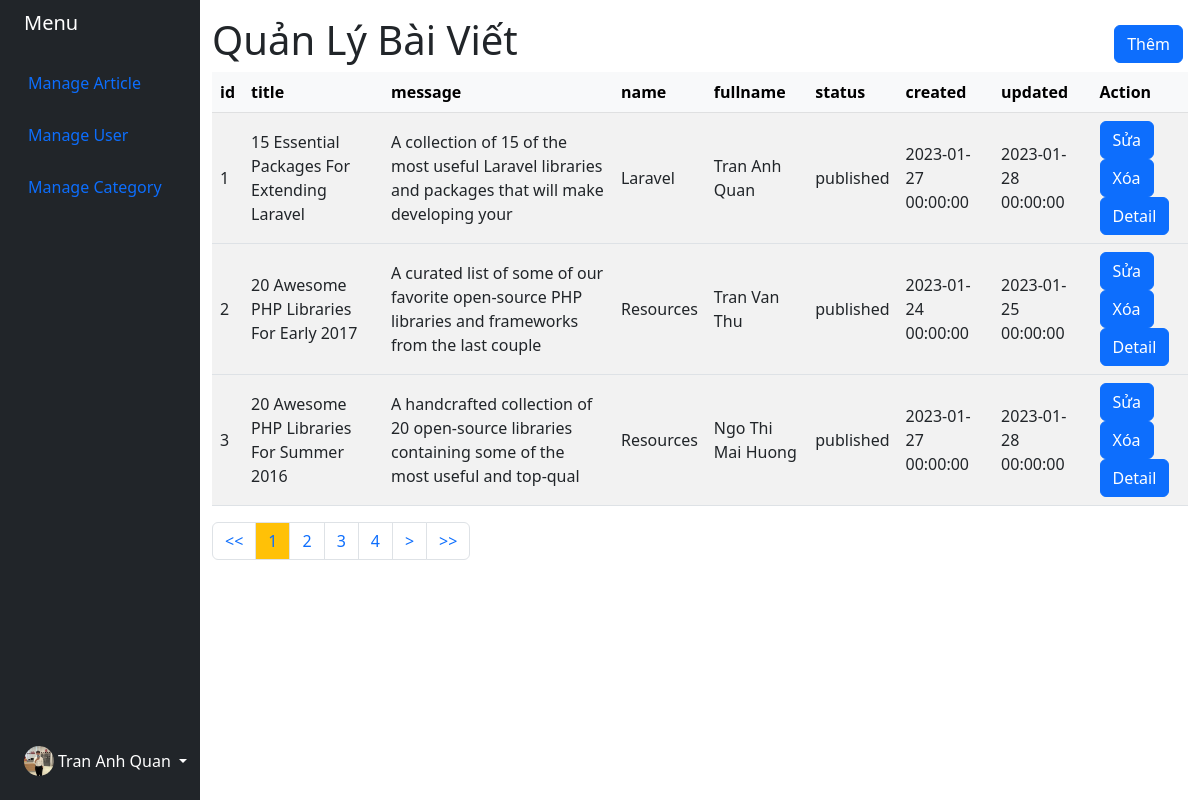
The app's page /admin/index.php (signed in) with its own data.
### tables this page shows
CREATE TABLE `cms_posts` (
  `id` int(11) NOT NULL,
  `title` varchar(100) NOT NULL,
  `message` varchar(100) NOT NULL,
  `category_id` int(11) NOT NULL,
  `userid` int(11) NOT NULL,
  `status` enum('published','draft','archived') NOT NULL,
  `created` datetime NOT NULL,
  `updated` datetime NOT NULL
);

CREATE TABLE `cms_category` (
  `id` int(11) NOT NULL,
  `name` varchar(100) NOT NULL
);

CREATE TABLE `cms_user` (
  `id` int(11) NOT NULL,
  `fullname` varchar(50) NOT NULL,
  `username` varchar(50) NOT NULL,
  `password` varchar(50) NOT NULL,
  `deleted` int(11) NOT NULL DEFAULT 0
);

### admin/index.php (the view, shortened to what this page needs)
<?php
require "./config/Database.php";
?>
<!Doctype html>
<html lang="en">
<head>
	<link href="https://cdn.jsdelivr.net/npm/bootstrap@5.2.1/dist/css/bootstrap.min.css" rel="stylesheet">
</head>
<body>
	<main>
		<div class="container-fluid">
			<div class="row flex-nowrap">
				<div class="col-auto col-md-3 col-xl-2 px-sm-2 px-0 bg-dark">
					<div class="d-flex flex-column align-items-center align-items-sm-start px-3 pt-2 text-white min-vh-100">
						<a href="" class="d-flex align-items-center pb-3 mb-md-0 me-md-auto text-white text-decoration-none">
							<span class="fs-5 d-none d-sm-inline">Menu</span>
						</a>
						<ul class="nav nav-pills flex-column mb-sm-auto mb-0 align-items-center align-items-sm-start" id="menu">
							<li>
								<a href="" data-bs-toggle="collapse" class="nav-link px-0 align-middle">
									<span class="ms-1 d-none d-sm-inline">Manage Article</span>
								</a>
							</li>
							<li>
								<a href="" class="nav-link px-0 align-middle">
									<span class="ms-1 d-none d-sm-inline">Manage User</span>
								</a>
							</li>
							<li>
								<a href="" data-bs-toggle="collapse" class="nav-link px-0 align-middle">
									<span class="ms-1 d-none d-sm-inline">Manage Category</span>
								</a>
							</li>
						</ul>
						<div class="dropdown pb-4">
							<a href="" class="d-flex align-items-center text-white text-decoration-none dropdown-toggle" id="dropdownUser1" data-bs-toggle="dropdown" aria-expanded="false">
								<img src="313424636_542195904386587_8577198730808437858_n.jpg" alt="hugenerd" width="30" height="30" class="rounded-circle">
								<span class="d-none d-sm-inline mx-1">
									<?php
									if (isset($_SESSION['username'])) {
										$username = $_SESSION['username'];
										echo $username;
									}
									?>
								</span>
							</a>
						</div>
					</div>
				</div>
				<div class="col py-3">
					<div class="header-content">
						<h1>Quản Lý Bài Viết</h1>
						<a class="btn btn-primary" href="them.php">Thêm</a>
					</div>
					<div class="table-responsive">
						<table class="table table-striped table-hover align-middle">
							<thead class="table-light">
								<tr>
									<th>id</th>
									<th>title</th>
									<th>message</th>
									<th>name</th>
									<th>fullname</th>
									<th>status</th>
									<th>created</th>
									<th>updated</th>
									<th>Action</th>
								</tr>
								<?php
								$pageSize = 3;
								$pageNum = 1;
								$offset = 3;
								$startRow = ($pageNum - 1) * $pageSize;
								$sql = "SELECT cms_posts.id, cms_posts.title, cms_posts.message, cms_category.name, cms_user.fullname, cms_posts.status, cms_posts.created, cms_posts.updated FROM cms_posts INNER JOIN cms_category ON cms_posts.category_id = cms_category.id INNER JOIN cms_user ON cms_posts.userid = cms_user.id LIMIT $startRow,$pageSize";
								$data = $conn->query($sql);
								$sql = "SELECT COUNT(*) FROM cms_posts INNER JOIN cms_category ON cms_posts.category_id = cms_category.id INNER JOIN cms_user ON cms_posts.userid = cms_user.id";
								$kq = $conn->query($sql);
								$r = $kq->fetch();
								$tongSoRecord = $r[0];
								$tongSoTrang = ceil($tongSoRecord / $pageSize);
								$from = $pageNum - $offset;
								if ($from < 1) {
									$from = 1;
								}
								$to = $pageNum + $offset;
								$pageNext = $pageNum + 1;
								foreach ($data as $row) { ?>
							</thead>
							<tbody>
								<tr>
									<td><?php echo $row["id"] ?></td>
									<td><?php echo $row["title"] ?></td>
									<td><?php echo $row["message"] ?></td>
									<td><?php echo $row["name"] ?></td>
									<td><?php echo $row["fullname"] ?></td>
									<td><?php echo $row["status"] ?></td>
									<td><?php echo $row["created"] ?></td>
									<td><?php echo $row["updated"] ?></td>
									<td>
										<a class="btn btn-primary" href="sua.php?id=<?php echo $row['id'] ?>">Sửa</a><br>
										<a class="btn btn-primary" onclick="return confirm('Bạn có chắc chắn muốn xóa bài viết <?php echo $row['title'] ?> này không ?')" href="xoa.php?id=<?php echo $row['id'] ?>">Xóa</a>
										<a class="btn btn-primary" href="detail.php?id=<?php echo $row['id'] ?>">Detail</a>
									</td>
								</tr>
							<?php } ?>
							</tbody>
						</table>
					</div>
					<nav aria-label="Page navigation example">
						<ul class="pagination">
							<li class="page-item"><a class="page-link" href="index.php"><<</a></li>
							<?php for ($i = $from; $i <= $to; $i++) { ?>
								<?php if ($i == $pageNum) { ?>
									<li class="page-item"><a class="page-link bg-warning" href="index.php?pageNum=<?php echo $i?>"><?php echo $i?></a></li>
								<?php } else { ?>
									<li class="page-item"><a class="page-link" href="index.php?pageNum=<?php echo $i?>"><?php echo $i?></a></li>
								<?php } ?>
							<?php } ?>
							<?php if ($pageNum < $tongSoTrang) { ?>
								<li class="page-item"><a class="page-link" href="index.php?pageNum=<?php echo $pageNext?>">></a></li>
							<?php } ?>
							<li class="page-item"><a class="page-link" href="index.php?pageNum=<?php echo $tongSoTrang?>">>></a></li>
						</ul>
					</nav>
				</div>
			</div>
		</div>
	</main>
</body>
</html>

### admin/index.php (style rules this page uses)
.header-content { display: flex; align-items: center; justify-content: space-between; margin-right: 5px; }

### records on screen
cms_posts: id "1", title "15 Essential Packages For Extending Laravel", message "A collection of 15 of the most useful Laravel libraries and packages that will make developing your", cms_category.name "Laravel", userid.fullname "Tran Anh Quan", status "published", created "2023-01-27 00:00:00", updated "2023-01-28 00:00:00"
cms_posts: id "2", title "20 Awesome PHP Libraries For Early 2017", message "A curated list of some of our favorite open-source PHP libraries and frameworks from the last couple", cms_category.name "Resources", userid.fullname "Tran Van Thu", status "published", created "2023-01-24 00:00:00", updated "2023-01-25 00:00:00"
cms_posts: id "3", title "20 Awesome PHP Libraries For Summer 2016", message "A handcrafted collection of 20 open-source libraries containing some of the most useful and top-qual", cms_category.name "Resources", userid.fullname "Ngo Thi Mai Huong", status "published", created "2023-01-27 00:00:00", updated "2023-01-28 00:00:00"

### other values on screen
$username "Tran Anh Quan"
